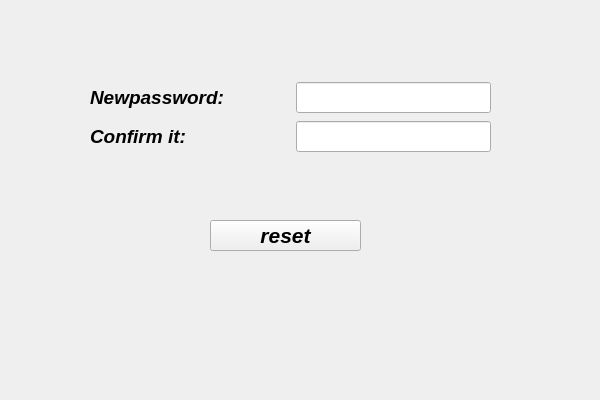
<?xml version="1.0" encoding="UTF-8"?>
<ui version="4.0">
 <class>ResetPasswordPanel</class>
 <widget class="QWidget" name="ResetPasswordPanel">
  <property name="geometry">
   <rect>
    <x>0</x>
    <y>0</y>
    <width>600</width>
    <height>400</height>
   </rect>
  </property>
  <property name="minimumSize">
   <size>
    <width>600</width>
    <height>400</height>
   </size>
  </property>
  <property name="maximumSize">
   <size>
    <width>600</width>
    <height>400</height>
   </size>
  </property>
  <property name="windowTitle">
   <string>Form</string>
  </property>
  <widget class="QLabel" name="ResetPanel_background">
   <property name="geometry">
    <rect>
     <x>0</x>
     <y>0</y>
     <width>600</width>
     <height>400</height>
    </rect>
   </property>
   <property name="minimumSize">
    <size>
     <width>600</width>
     <height>400</height>
    </size>
   </property>
   <property name="maximumSize">
    <size>
     <width>600</width>
     <height>400</height>
    </size>
   </property>
   <property name="text">
    <string/>
   </property>
   <property name="pixmap">
    <pixmap resource="resources_file.qrc">:/game_resources/resetpassword_panel_background(1).jpg</pixmap>
   </property>
  </widget>
  <widget class="QWidget" name="widget" native="true">
   <property name="geometry">
    <rect>
     <x>90</x>
     <y>80</y>
     <width>401</width>
     <height>76</height>
    </rect>
   </property>
   <layout class="QGridLayout" name="gridLayout">
    <item row="0" column="0">
     <widget class="QLabel" name="New_label">
      <property name="minimumSize">
       <size>
        <width>200</width>
        <height>30</height>
       </size>
      </property>
      <property name="maximumSize">
       <size>
        <width>200</width>
        <height>30</height>
       </size>
      </property>
      <property name="font">
       <font>
        <pointsize>14</pointsize>
        <italic>true</italic>
        <bold>true</bold>
       </font>
      </property>
      <property name="text">
       <string>Newpassword:</string>
      </property>
     </widget>
    </item>
    <item row="0" column="1">
     <widget class="QLineEdit" name="Newpassword_edit">
      <property name="font">
       <font>
        <pointsize>14</pointsize>
       </font>
      </property>
      <property name="maxLength">
       <number>10</number>
      </property>
     </widget>
    </item>
    <item row="1" column="0">
     <widget class="QLabel" name="Confirm_label">
      <property name="minimumSize">
       <size>
        <width>160</width>
        <height>30</height>
       </size>
      </property>
      <property name="maximumSize">
       <size>
        <width>160</width>
        <height>30</height>
       </size>
      </property>
      <property name="font">
       <font>
        <pointsize>14</pointsize>
        <italic>true</italic>
        <bold>true</bold>
       </font>
      </property>
      <property name="text">
       <string>Confirm it:</string>
      </property>
     </widget>
    </item>
    <item row="1" column="1">
     <widget class="QLineEdit" name="Confirm_edit">
      <property name="font">
       <font>
        <pointsize>14</pointsize>
        <bold>false</bold>
       </font>
      </property>
      <property name="maxLength">
       <number>10</number>
      </property>
     </widget>
    </item>
   </layout>
  </widget>
  <widget class="QPushButton" name="Reset_pushbutton">
   <property name="geometry">
    <rect>
     <x>210</x>
     <y>220</y>
     <width>151</width>
     <height>31</height>
    </rect>
   </property>
   <property name="minimumSize">
    <size>
     <width>60</width>
     <height>20</height>
    </size>
   </property>
   <property name="font">
    <font>
     <pointsize>16</pointsize>
     <italic>true</italic>
     <bold>true</bold>
    </font>
   </property>
   <property name="text">
    <string>reset</string>
   </property>
  </widget>
 </widget>
 <resources>
  <include location="resources_file.qrc"/>
 </resources>
 <connections/>
</ui>
